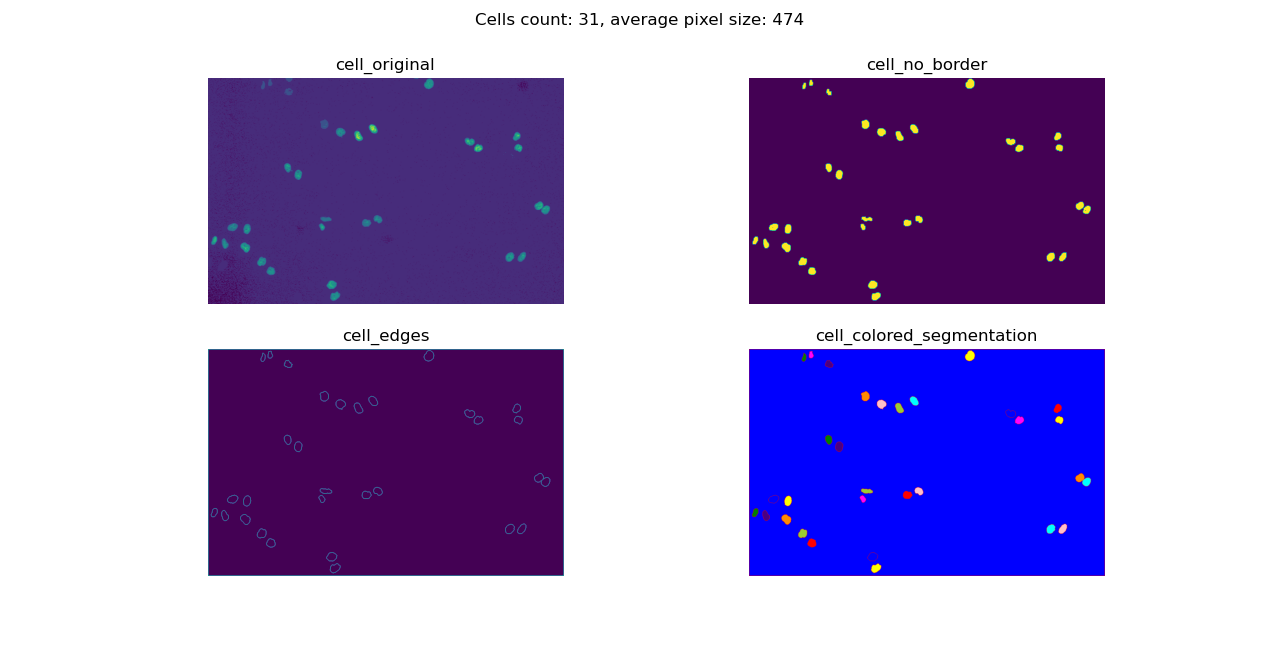
#> input picture 1-1.3-1.3-2.png, 1280 x 647 px, given in place of t000.tif, which was not available; the run also reads 1 picture not shown here
$ jupyter execute --allow-errors task1_yuchao.ipynb   (older library calls are emulated)
#> lines starting #> are read from the running program, lines starting #| are printed output that depends on the picture; after the words box and inside, x2 and y2 are one past the last pixel; in counts of white or black regions, pixels touching at a corner belong together; pictures that were not available may be replaced by others from this repository, and a replacement may not be noted
[cell 1]
# COMP9517 group project
# CV2 3.4.2.17
# numpy 1.21.2
# skimage 0.18.3
# matplotlib 3.4.3

import cv2
import numpy as np
import matplotlib.pyplot as plt
import math
import skimage.segmentation
from skimage import color
from pathlib import Path
from collections import defaultdict
from scipy.optimize import linear_sum_assignment
from pyefd import elliptic_fourier_descriptors

import imageio.core.util


def ignore_warnings(*args, **kwargs):
    pass
imageio.core.util._precision_warn = ignore_warnings

[cell 2]
class Cell:

    # used for handling object information. Scalable.

    split_threshold = 2.5
    def __init__(self,contour,centroid,area,id = -1):
        self.contour = contour # a set of (x,y) coordinates making up  a contour
        self.id = id
        self.area = area
        self.centroid = centroid #(x,y) co-ordinates
        self.missing_span = 0
        self.major = 0
        self.minor = 0

        self.underSplitting = False

    def get_contours(self):
        return self.contour

    def get_area(self):
        return self.area

    def get_cell_id(self):
        return self.id

    def get_centroid(self):
        return self.centroid

    def get_under_splitting(self):
        return self.underSplitting

    def set_cell_id(self,new_id):
        self.id = new_id

    def set_under_splitting(self,flag):
        self.underSplitting = flag

    def if_splitting(self):
        (x,y),(a,b), angle = cv2.fitEllipse(self.contour)
        ratio = b / a

        if(ratio > self.split_threshold):
                self.set_under_splitting(True)

        self.major = b
        self.minor = a

[cell 3]
class Frame:

    def __init__(self, image):
        self.image = image
        self.cell_list = []
        self.trajectory = defaultdict(list)

[cell 4]
class Match:

    distance_threshold = 50 # used for normalizing & threshold

    alpha_1 = 0.4
    alpha_2 = 0.6
    distance_matrix = []
    cost_matrix = []
    shape_matrix = []
    child = []

    def __init__(self,frame_pre,frame_now):
        self.frame_pre = frame_pre
        self.frame_now = frame_now

    def set_distance_threshold(self,new_threshold):
        self.distance_threshold = new_threshold

    def set_distance_factor(self,new_factor):
        self.alpha_1 = new_factor

    def set_shape_factor(self,new_factor):
        self.alpha_2 = new_factor

    # [71 lines left out: functions cal_distance_cost, cal_shape_cost, cal_cost_matrix, match, not called in this run]

[cell 5]
def get_binary(
    input_image: np.array,
    min_cell_pixel_portion = 1/8,
    threshold_block_size = 35
):
    '''
    min_cell_pixel_portion: Decreasing this value will make smaller pixel value chunks considered as cell
    threshold_block_size: Increasing this value will let larger size of chunk being considered as cell,
    but will lose detailed edges at the same time
    '''
    input = input_image.copy()
    # Get meaningful range
    meaningful_range = np.max(input) - np.min(input)
    # Assume certain small portion of the max_pixel_value is the minimum cell pixel value
    min_cell_pixel = math.ceil(meaningful_range * min_cell_pixel_portion)
    # normalize image based on the acquired meaningful range
    input_norm = cv2.normalize(input, None, alpha=0, beta=meaningful_range, norm_type=cv2.NORM_MINMAX)
    input_norm[input_norm < min_cell_pixel] = 0
    input_binary = cv2.adaptiveThreshold(
        input_norm,meaningful_range,
        cv2.ADAPTIVE_THRESH_MEAN_C,
        cv2.THRESH_BINARY,
        threshold_block_size,
        0
    )
    return input_binary

[cell 6]
# [10 lines left out: function get_reduce_noise_by_closing, not called in this run]

def get_reduce_noise_by_opening(input_binary: np.array, kernel_size_opening = (7,7), iterations = 5):
    '''
    Try erode and dilate: opening
    Erode then dilate
    '''
    input_opening = input_binary.copy()
    kernel = np.ones(kernel_size_opening,np.uint8)
    input_opening = cv2.morphologyEx(input_opening, cv2.MORPH_OPEN, kernel, iterations)
    return input_opening

[cell 7]
def find_contours(
        input_image: np.array,
        input_binary: np.array,
        kernel_size_bg = (3, 3),
        iterations_bg = 7,
        kernel_size_dist_erode = (3, 3),
        iterations_dist_erode = 4
    ):
    global markers_color_value_offset
    '''
    Find all of the contours of the input image cell and draw the contours
    '''
    kernel = np.ones(kernel_size_bg, np.uint8)
    sure_bg = cv2.dilate(input_binary, kernel, iterations=iterations_bg)
    dist_transform = cv2.distanceTransform(input_binary,cv2.DIST_MASK_3,5)
    dist_transform_erode = cv2.erode(dist_transform, kernel_size_dist_erode, iterations = iterations_dist_erode)
    sure_fg = np.uint8(dist_transform_erode)  #Convert to uint8 from float
    unknown = cv2.subtract(sure_bg,sure_fg)
    markers_amount, markers = cv2.connectedComponents(
        sure_fg,
        4 # use connectivity of 4 instead of 8 to decrease close cells attaching probability
    )
    '''
    object_amount_not_on_borders:
    1. The total amount of objects detected in the image without considering the ones on borders
    2. Need to use markers_amount - 1 since markers_amount includes the background
    '''
    object_amount_not_on_borders = markers_amount - 1

    # make sure the background are not set as 0 and consider as unsured area
    markers = markers + markers_color_value_offset
    max_unkown = np.max(unknown)
    markers[unknown==max_unkown] = 0

    watershed = cv2.watershed(input_image, markers)

    # watershed boundaries are -1
    edges = np.zeros(input_binary.shape, np.uint8)
    edges[watershed == -1] = 1

    #label2rgb - Return an RGB image where color-coded labels are painted over the image.
    colored_segmentation = color.label2rgb(watershed, bg_label=0)

    return watershed, edges, colored_segmentation, object_amount_not_on_borders

[cell 8]
# [16 lines left out: function get_object_pixel_record, not called in this run]

[cell 9]
# [62 lines left out: function get_cell_segment_info, not called in this run]
    # plt.show()

[cell 10]
def format_name_digits(number: int):
    number_str = '000'
    if number < 10:
        number_str = '00' + str(number)
    elif number >= 10 and number <= 99:
        number_str = '0' + str(number)
    elif number >= 100 and number <= 999:
        number_str = str(number)
    else:
        print("TOO BIG NUMBER for format_name_digits:", number)
    return number_str

[cell 11]
def get_frame_info(path_cell: str):
    # Read as gray
#> called with path_cell = '.\\Sequences\\01\\t000.tif'
    cell_original = cv2.imread(path_cell)
#> cell_original is the input picture: shape (647, 1280, 3); mean B, G, R 207.6, 160.3, 175.6
    cell = cv2.imread(path_cell, cv2.IMREAD_GRAYSCALE)
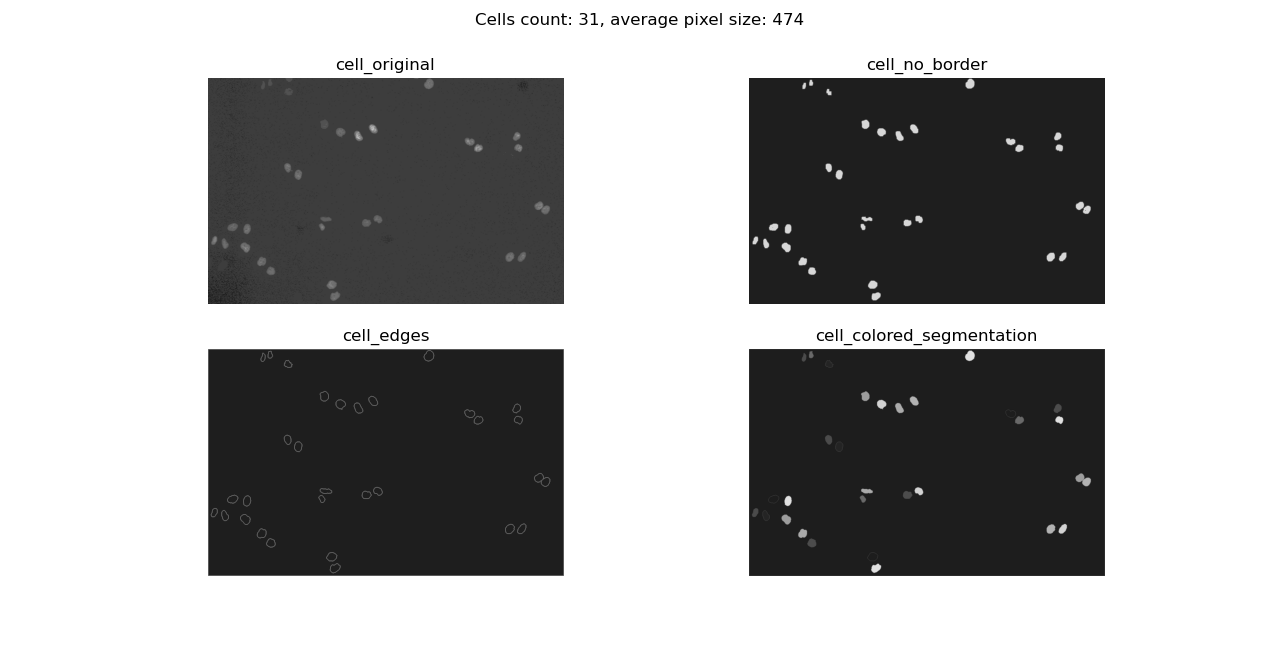
#> cell: shape (647, 1280); min 0, max 255, mean 170.1

    # Turn into np array first
    cell = np.array(cell)

    # Grey image to binary
    cell_binary = get_binary(cell)
#> in get_binary, `meaningful_range = np.max(input) - np.min(input)`: meaningful_range = 255
#> in get_binary, `min_cell_pixel = math.ceil(meaningful_range * min_cell_pixel_portion)`: min_cell_pixel = 32
#> in get_binary, `input_binary = cv2.adaptiveThreshold( input_norm,meaningful_range, cv2..`: input_binary: shape (647, 1280); 14.8% white; 304 white regions (166 under 20 px), largest, box (x1, y1, x2, y2) and area: (732, 41, 1122, 593) 45781, (191, 41, 581, 593) 44668, (459, 0, 819, 45) 13650

    # reduce noise
    cell_binary_opening = get_reduce_noise_by_opening(cell_binary)
#> in get_reduce_noise_by_opening, `input_opening = cv2.morphologyEx(input_opening, cv2.MORPH_OPEN, kernel..`: input_opening: shape (647, 1280); 12.5% white; 39 white regions, largest, box (x1, y1, x2, y2) and area: (732, 41, 1122, 593) 44557, (191, 41, 581, 593) 43952, (459, 0, 819, 45) 12623
    cell_no_noise = cell_binary_opening.copy()

    # removing border interfered cells
    cell_no_border = skimage.segmentation.clear_border(cell_no_noise)
#> cell_no_border: shape (647, 1280); 11% white; 38 white regions, largest, box (x1, y1, x2, y2) and area: (732, 41, 1122, 593) 44557, (191, 41, 581, 593) 43952, (1076, 475, 1090, 486) 123

    # get segmentation info WITH cells on boundaries considered
    cell_watershed, cell_edges, cell_colored_segmentation, cell_amount = find_contours(cell_original, cell_no_noise)
#> in find_contours, `sure_bg = cv2.dilate(input_binary, kernel, iterations=iterations_bg)`: sure_bg: shape (647, 1280); 23% white; 27 white regions, largest, box (x1, y1, x2, y2) and area: (184, 0, 826, 600) 96477, (725, 34, 1129, 600) 78565, (763, 217, 823, 282) 1901
#> in find_contours, `markers_amount, markers = cv2.connectedComponents( sure_fg, 4`: markers: shape (647, 1280) int32; 41 distinct labels, from 0 to 40
#> in find_contours, `markers_amount, markers = cv2.connectedComponents( sure_fg, 4`: markers_amount = 41
#> in find_contours, `object_amount_not_on_borders = markers_amount - 1`: object_amount_not_on_borders = 40
#> in find_contours, `markers = markers + markers_color_value_offset`: markers: shape (647, 1280) int32; 41 distinct labels, from 10 to 50
#> in find_contours, `max_unkown = np.max(unknown)`: max_unkown = 255
#> in find_contours, `markers[unknown==max_unkown] = 0`: markers: shape (647, 1280) int32; 42 distinct labels, from 0 to 50
#> in find_contours, `watershed = cv2.watershed(input_image, markers)`: watershed: shape (647, 1280) int32; 43 distinct labels, from -1 to 50
#> cell_edges: shape (647, 1280); values 0 (black) and 1 (white), 1.7% white in thin lines or dots
#> cell_amount = 40

    # get segmentation info WITHOUT cells on boundaries considered
    cell_watershed_no_border, cell_edges_no_border, cell_colored_segmentation_no_border, cell_amount_no_border = find_contours(
        cell_original, cell_no_border)
#> call 2 of find_contours, with kernel_size_bg = (3, 3), iterations_bg = 7, kernel_size_dist_erode = (3, 3), iterations_dist_erode = 4
#> in find_contours (call 2), `sure_bg = cv2.dilate(input_binary, kernel, iterations=iterations_bg)`: sure_bg: shape (647, 1280); 20.8% white; 27 white regions, largest, box (x1, y1, x2, y2) and area: (725, 34, 1129, 600) 78565, (184, 34, 588, 600) 77991, (763, 217, 823, 282) 1901
#> in find_contours (call 2), `markers_amount, markers = cv2.connectedComponents( sure_fg, 4`: markers: shape (647, 1280) int32; 40 distinct labels, from 0 to 39
#> in find_contours (call 2), `object_amount_not_on_borders = markers_amount - 1`: object_amount_not_on_borders = 39
#> in find_contours (call 2), `markers = markers + markers_color_value_offset`: markers: shape (647, 1280) int32; 40 distinct labels, from 10 to 49
#> in find_contours (call 2), `markers[unknown==max_unkown] = 0`:
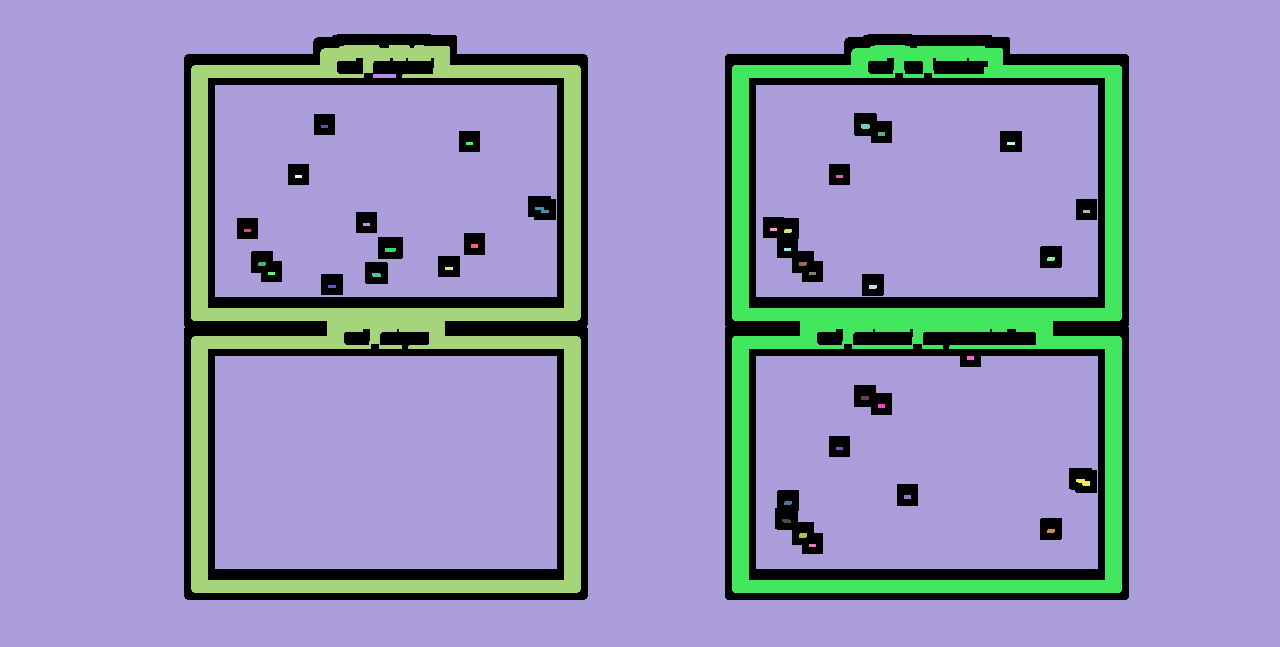
#> markers: shape (647, 1280) int32; 41 distinct labels, from 0 to 49; one colour per label, 0 black
#> in find_contours (call 2), `watershed = cv2.watershed(input_image, markers)`:
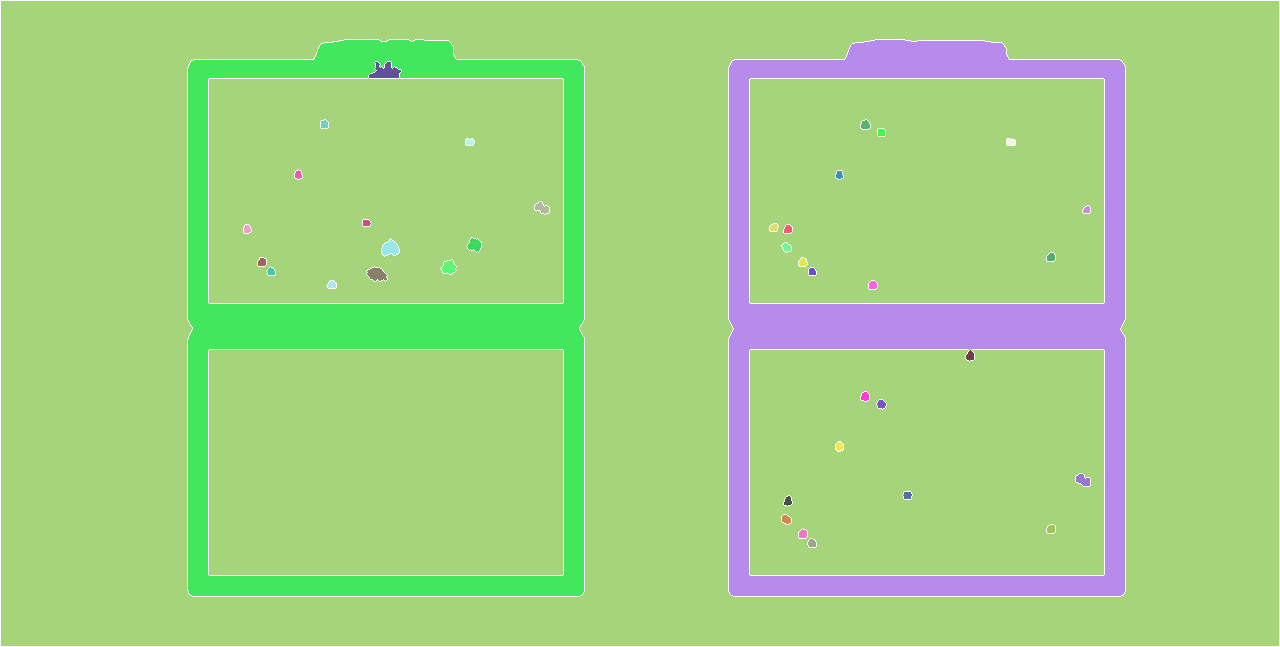
#> watershed: shape (647, 1280) int32; 41 distinct labels, from -1 to 49; one colour per label, 0 black, -1 white
#> cell_edges_no_border: shape (647, 1280); values 0 (black) and 1 (white), 1.6% white in thin lines or dots
#> cell_amount_no_border = 39

    # After minus markers_color_value_offset, all of the objects color pixel will have value >= 1
    labels = np.unique(cell_watershed_no_border)
#> labels = 41 values from -1 to 49

    cell_watershed_no_border = cell_watershed_no_border - markers_color_value_offset
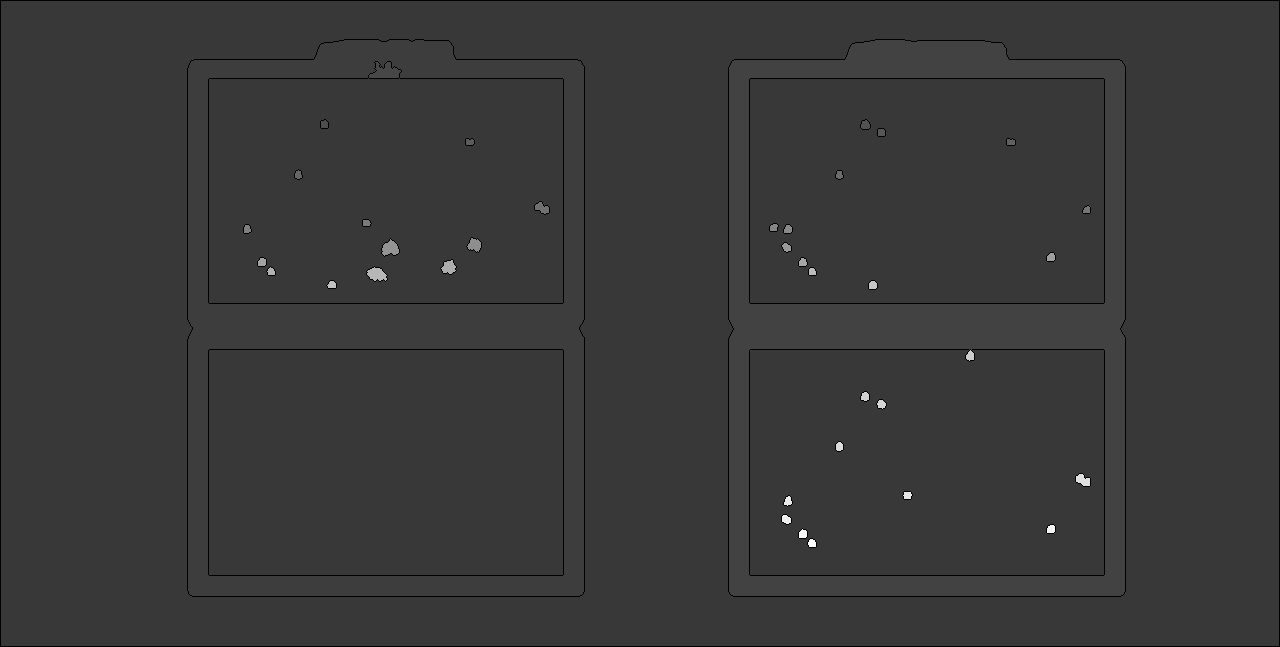
#> cell_watershed_no_border: shape (647, 1280) int32; min -11, max 39, mean 0.1; drawn with min black and max white

    labels = np.unique(cell_watershed_no_border)
#> labels = 41 values from -11 to 39
    cell_img = np.zeros_like(cell_no_border)
    cell_img[cell_no_border > 0] = 255
    cell_img = cv2.cvtColor(cell_img,cv2.COLOR_GRAY2RGB)

    frame = Frame(cell_img)
    for label in labels:
        if label <= 0:
            continue
        segment = np.zeros_like(cell_watershed_no_border)
        segment = np.uint8(segment)
        segment[cell_watershed_no_border == label] = 255
        _, contours, _ = cv2.findContours(segment, cv2.RETR_EXTERNAL, cv2.CHAIN_APPROX_NONE)
        _, _, stats, centroids = cv2.connectedComponentsWithStats(segment)

        cell = Cell(np.squeeze(contours),centroids[1],stats[1][4])

        # check if the cell is splitting
        cell.if_splitting()
        if(cell.area > min_area):
            frame.cell_list.append(cell)
#> this loop made 41 passes
#> (label, stats, centroids, x in if_splitting, y in if_splitting) on passes 3 to 7: (1, [[0, 0, 1280, 647, 775116], [188, 40, 396, 556, 53044]], [[656.9, 323.3], [385.5, 318.8]], 385.5, 326.1), (2, [[0, 0, 1280, 647, 774374], [729, 40, 396, 556, 53786]], [[619.6, 323.5], [926.5, 315.3]], 926.5, 325.7), (3, [[0, 0, 1280, 647, 827844], [369, 62, 32, 16, 316]], [[639.6, 323.1], [385.1, 71.45]], 384.1, 70.99), (4, [[0, 0, 1280, 647, 828110], [321, 120, 7, 8, 50]], [[639.5, 323], [324, 123.9]], 324, 123.9), (5, [[0, 0, 1280, 647, 828095], [861, 120, 9, 9, 65]], [[639.5, 323], [865, 124.5]], 865, 124.5)
#> label on passes 1 to 2: -11, 0
#> segment: shape (647, 1280); 0.01% white; 1 white region, box (x1, y1, x2, y2) and area: (808, 539, 816, 547) 53
#> the loop `for cell in now_frame.cell_list:` made 26 passes

    return frame

[cell 12]
'''
register new cell
'''
def register_new_cell(cell:Cell):
    global cell_id
    cell.set_cell_id(cell_id)
    color = np.random.randint(low = 0,high =255,size = 3).tolist()
    global color_list
    color_list.append(color)
    cell_id += 1

def cal_distance(c1,c2):
    return np.sqrt((c1[0] - c2[0]) ** 2 + (c1[0] - c2[0]) ** 2)

[cell 13]
# Get image root path str(Path(file_path).parent.resolve()) +
image_src_path = str(".\Sequences")
# individual image path example\
path_divide = "\\"
path_cell_subfolder = "04"
path_cell_name = "t000.tif"
path_cell = str(image_src_path + path_divide + path_cell_subfolder + path_divide + path_cell_name)

[cell 14]
# setup parameters for tracking and perform trakcking

# number of images to process
SIZE = 92

frame_list = []
color_list = []
missing_list = []
missing_trajectory = defaultdict(list)
cell_id = 0

max_searching_distance = 50

max_missing_ratio = 1.4
min_missing_ratio = 0.71

max_splitting_area_ratio = 1.3 # splitting ratio between new cell and old cell
min_splitting_area_ratio = 0.1

min_area = 50 # the minimum area for a new cell

max_children_ratio = 1.4    # ratio between children
min_children_ratio = 0.71

markers_color_value_offset = 10


# Do batch images segmenting and tracking
#> (the rest of this cell did not finish here and is left out)
